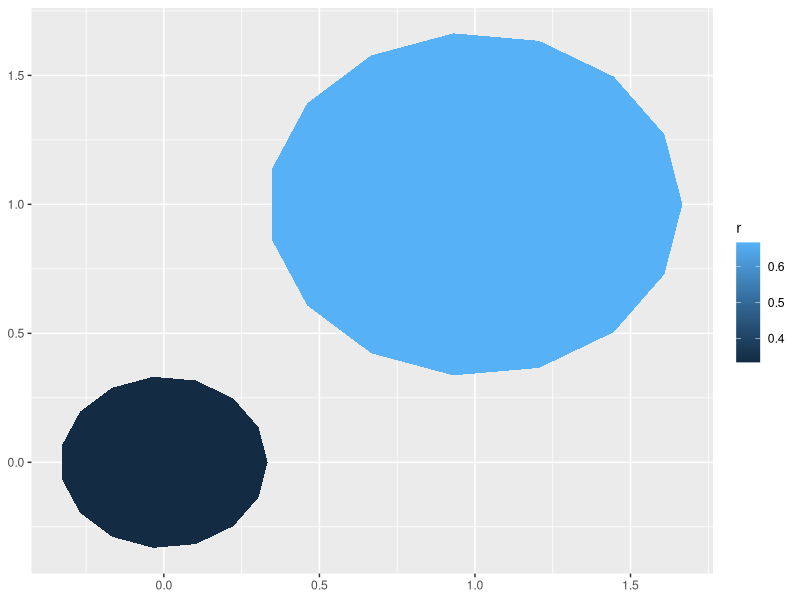
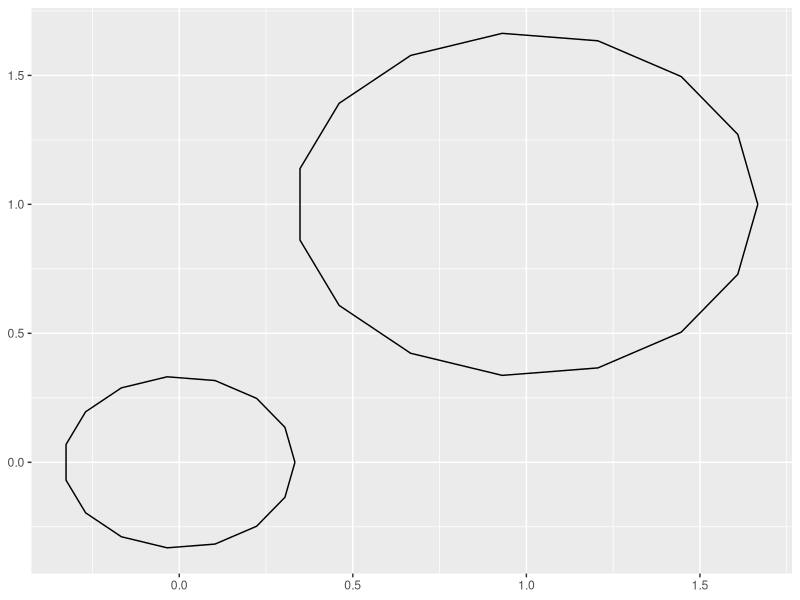
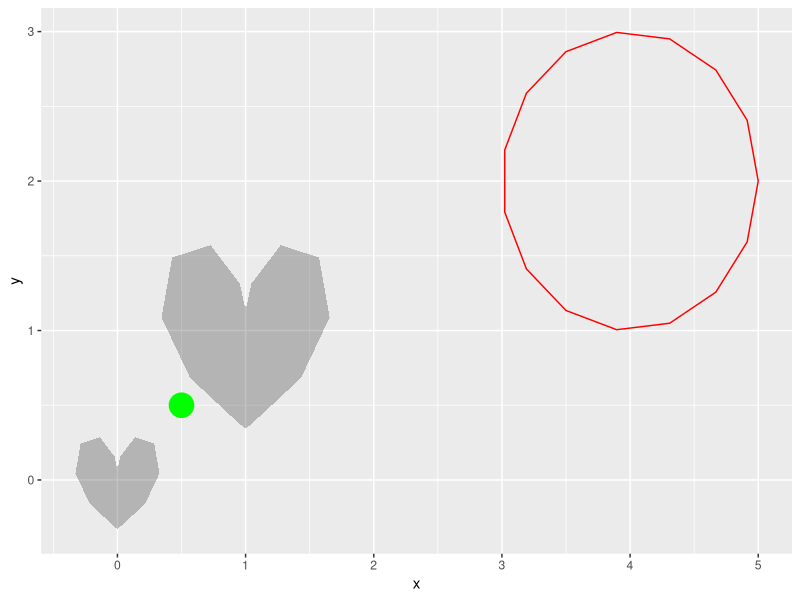

R code for these plots, in order:
## ---- chunk 1
knitr::opts_chunk$set(echo = TRUE)
options(tidyverse.quiet = TRUE)
## ---- chunk 2
library(tidyverse)
compute_panel_equilateral <- function(data, scales, n = 15){
  
  data |> 
    mutate(group = row_number()) |> 
    crossing(tibble(z = 0:n)) |>
    mutate(around = 2*pi*z/max(z)) |> 
    mutate(x = x0 + cos(around)*r,
           y = y0 + sin(around)*r) 
  
}

StatCircle <- ggproto(
  `_class` = "StatCircle",
  `_inherit` = ggplot2::Stat,
  compute_panel = compute_panel_equilateral,
  required_aes = c("x0", "y0", "r"))

geom_circle <- function(
  mapping = NULL,
  data = NULL,
  position = "identity",
  na.rm = FALSE,
  show.legend = NA,
  inherit.aes = TRUE, ...) {
  ggplot2::layer(
    stat = StatCircle,  # proto object from Step 2
    geom = ggplot2::GeomPolygon,  # inherit other behavior
    data = data,
    mapping = mapping,
    position = position,
    show.legend = show.legend,
    inherit.aes = inherit.aes,
    params = list(na.rm = na.rm, ...)
  )
}

data.frame(x0 = 0:1, y0 = 0:1, r = 1:2/3) |> 
  ggplot() + 
  aes(x0 = x0, y0 = y0, r = r) + 
  geom_circle() + 
  aes(fill = r)
## ---- chunk 3
define_temp_geom_compute_panel <- function(
  required_aes,
  compute_panel, 
  geom = ggplot2::GeomPoint, 
  mapping = NULL,
  data = NULL,
  position = "identity",
  na.rm = FALSE,
  show.legend = NA,
  inherit.aes = TRUE, 
  ...) {

StatTemp <- ggproto(
  `_class` = "StatTemp",
  `_inherit` = ggplot2::Stat,
  compute_panel = compute_panel,
  required_aes = required_aes)

  ggplot2::layer(
    stat = StatTemp,  # proto object from Step 2
    geom = geom,  # inherit other behavior
    data = data,
    mapping = mapping,
    position = position,
    show.legend = show.legend,
    inherit.aes = inherit.aes,
    params = list(na.rm = na.rm, ...)
  )
}
## ---- chunk 4
compute_panel_circle <- function(data, scales, n = 15){
  
  data |> 
    mutate(group = row_number()) |> 
    crossing(tibble(z = 0:n)) |>
    mutate(around = 2*pi*z/max(z)) |> 
    mutate(x = x0 + cos(around)*r,
           y = y0 + sin(around)*r) 
  
}

geom_circle <- function(...){
  
  define_temp_geom_compute_panel(
    required_aes = c("x0", "y0", "r"),
    compute_panel = compute_panel_circle,
    geom = ggplot2::GeomPath,
    ...)
  
}
## ---- chunk 5
data.frame(x0 = 0:1, y0 = 0:1, r = 1:2/3) |>
  ggplot() +
  aes(x0 = x0, y0 = y0, r = r) +
  geom_circle() +
  aes(fill = r)
## ---- chunk 6
compute_panel_heart <- function(data, scales){

  data %>%
  mutate(group = row_number()) %>%
  tidyr::crossing(around = 0:15/15) %>%
    dplyr::mutate(
      y = y0 + r * (
        .85 * cos(2*pi*around)
        - .35 * cos(2 * 2*pi*around)
        - .25 * cos(3 * 2*pi*around)
        - .05 * cos(4 * 2*pi*around)
      ),
      x = x0 + r * (sin(2*pi*around)^3))

}

geom_heart <- function(...){

    define_temp_geom_compute_panel(
      required_aes = c("x0", "y0", "r"),
      compute_panel = compute_panel_heart,
      geom = ggplot2::GeomPolygon,
      ...)

  }
## ---- chunk 7
data.frame(x0 = 0:1, y0 = 0:1, r = 1:2/3) |>
  ggplot() +
  aes(x0 = x0, y0 = y0, r = r) +
  geom_heart(alpha = .3) +
  geom_circle(color = "red", 
              data = data.frame(x0 = 4,y0 = 2, r = 1)) + 
  annotate(geom = "point", x = .5, y = .5, size = 8, color = "green")
